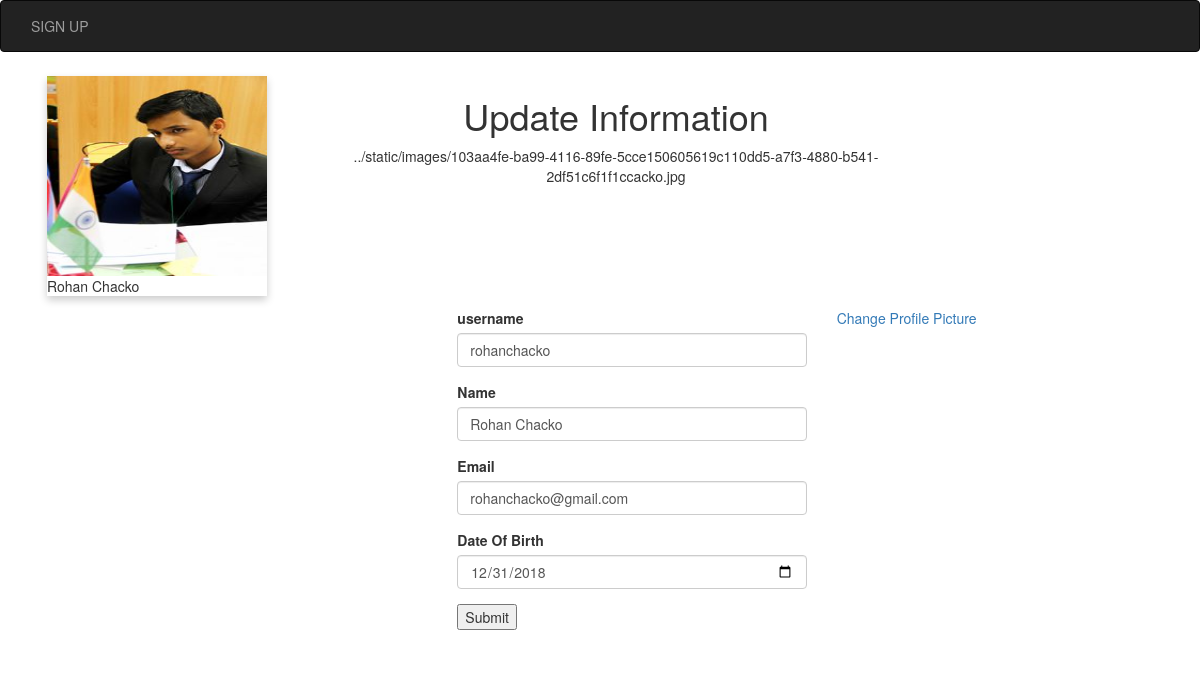
Page /Rohan Chacko/update_information (signed in) on the committed database.
### models.py (models this page shows, shortened)
class User(UserMixin, db.Model):
    id = db.Column('user_id', db.Integer, primary_key=True, autoincrement=True)
    username = db.Column('username', db.String(64), unique=True, nullable=False)
    name = db.Column('name', db.String(120), unique=False, nullable=False)
    dob = db.Column('date_of_birth', db.DateTime, nullable=False)
    email = db.Column('email', db.String(64), nullable=False, unique=True)
    registration_time = db.Column('registration_time',db.DateTime, default=datetime.utcnow)
    password_hash = db.Column('password_hash',db.String(80), nullable=False)
    remember_me = db.Column('remember_me', db.Boolean, unique=False, default=False)
    profile_picture_filename = db.Column('profile_picture_filename', db.String(64))
    profile_picture_url = db.Column('profile_picture_url', db.String(64))
    followed = db.relationship(
    'User', secondary=followers,
    primaryjoin=(followers.c.follower_id == id),
    secondaryjoin=(followers.c.followed_id == id),
    backref=db.backref('followers', lazy='dynamic'), lazy='dynamic')
    tasks = db.relationship(
        'Task',
        backref=db.backref('user', lazy='joined'),
        cascade="all, delete-orphan",
        passive_deletes=True
    )
    lists = db.relationship(
        'List',
        backref=db.backref('user', lazy='joined'),
        cascade="all, delete-orphan",
        passive_deletes=True
    )

### app.py (the view, shortened to what this page needs)
@app.route('/<user_name>/update_information', methods = ['POST', 'GET'])
@login_required
def update_information(user_name):
    print(user_name)
    form = UpdateForm(username=current_user.username, dob=current_user.dob, email=current_user.email, name=current_user.name)
    return render_template('update_user_information.html',current_user=current_user, form=form, username=user_name)

### app.py
class UpdateForm(FlaskForm):
    username = StringField('username',validators=[InputRequired(), Length(max=30)])
    dob = DateField('Date Of Birth', validators=[InputRequired()])
    email = StringField('Email', validators=[InputRequired(), Email()])
    name = StringField('Name', validators=[InputRequired(), Length(max=64)])

### app.py (called while the page is built)
@login_manager.user_loader
def load_user(user_id):
    return User.query.get(int(user_id))

### models.py (called while the page is built)
@event.listens_for(engine.Engine, 'connect')
def __set_sqlite_pragma(db_conn, conn_record):
    cursor = db_conn.cursor()
    cursor.execute('PRAGMA foreign_keys=ON;')
    cursor.close()

### templates/update_user_information.html (shortened to what this page needs)
{% extends 'base.html' %}
{% block content %}
<div class="container">
    <div class="row">
        <div class="col-sm-3">
            <div class="card" style="width: 22rem;">
              <img class="card-img-top" src="{{current_user.profile_picture_filename}}" alt="Card image cap" height=200 width=220>
              <div class="card-body">
                <p class="card-text">{{current_user.name}}</p>
              </div>
            </div>
        </div>
        <div class="col-sm-6 caption1 align="center"">
            <h1>Update Information</h1>
            <p>{{current_user.profile_picture_filename}}</p>
        </div>
        <div class="col-sm-3"></div>
    </div>
    <div class="container">
        <div class="col-sm-4"></div>
        <div class="col-sm-4">
            <form class="" action="/{{username}}/update_information" method="POST">
                {% from "_formhelpers.html" import render_field %}
                <div class="form-group">{{render_field(form.username, class_="form-control")}}</div>
                <div class="form-group">{{render_field(form.name, class_="form-control")}}</div>
                <div class="form-group">{{render_field(form.email, class_="form-control")}}</div>
                <div class="form-group">{{render_field(form.dob, class_="form-control")}}</div>
                <input type="submit" value="Submit">
            </form>
        </div>
        <div class="col-sm-4">
            <a href="/{{username}}/uploads">Change Profile Picture</a>
        </div>
    </div>
</div>
{% endblock %}

### templates/base.html (shortened to what this page needs)
<html>
	<head>
		<link rel="stylesheet" href="https://maxcdn.bootstrapcdn.com/bootstrap/3.3.7/css/bootstrap.min.css">
	</head>
	<body>
            <nav class="navbar navbar-inverse">
                <div class="container-fluid">
                    <ul class="nav navbar-nav">
                        <li><a href="/user/registration">SIGN UP</a></li>
                    </ul>
                </div>
            </nav>
        <div class="container">
            {% block content %}{% endblock %}
        </div>
	</body>
</html>

### templates/_formhelpers.html (shortened to what this page needs)
{% macro render_field(field) %}
	{{ field.label }}
	{{ field(**kwargs)|safe }}
{% endmacro %}

### templates/base.html (style rules this page uses)
.caption1 { text-align: center; }
.card { box-shadow: 0 4px 8px 0 rgba(0,0,0,0.2); transition: 0.3s; width: 40%; }
.container { padding: 2px 16px; }

### rows in the picture
User: profile_picture_filename (picture), name "Rohan Chacko", profile_picture_filename "../static/images/103aa4fe-ba99-4116-89fe-5cce150605619c110dd5-a7f3-4880-b541-2df51c6f1f1ccacko.jpg", username "rohanchacko", email "rohanchacko@gmail.com"

### other values in the picture
{{ field.label }} "username Name Email Date Of Birth"
